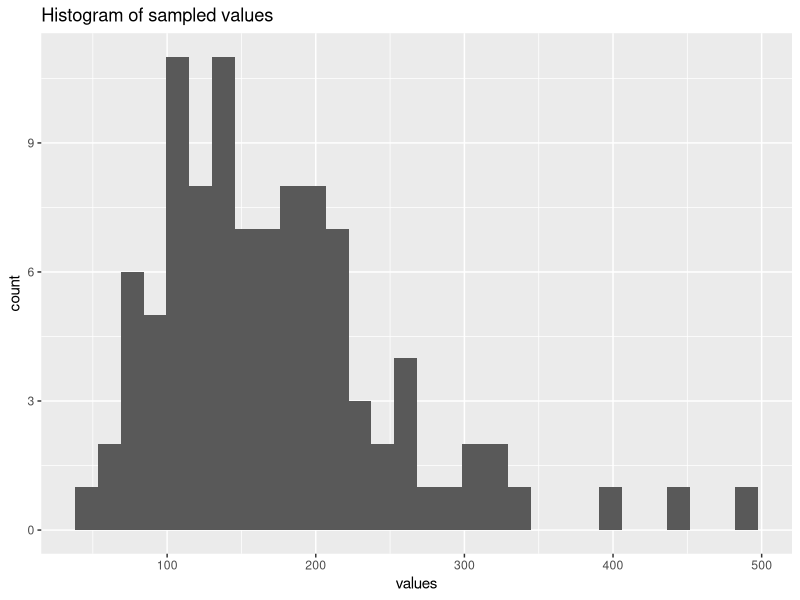
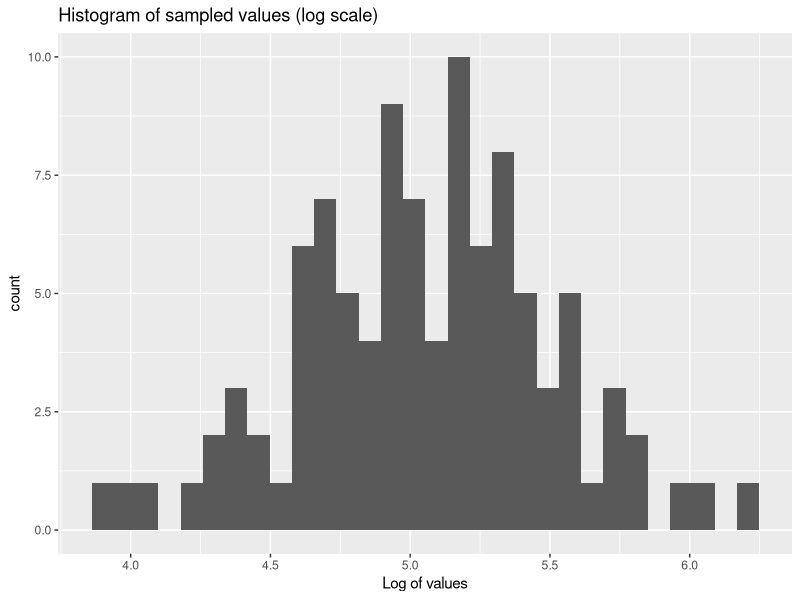
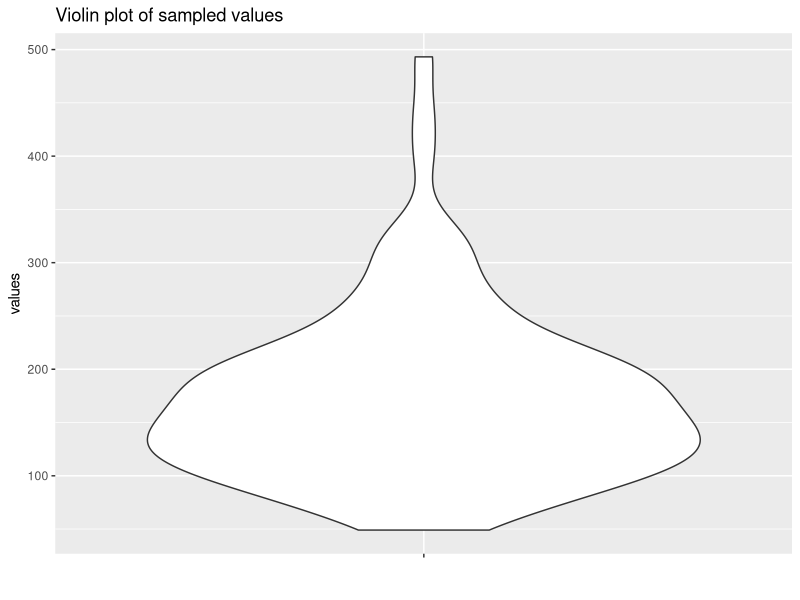
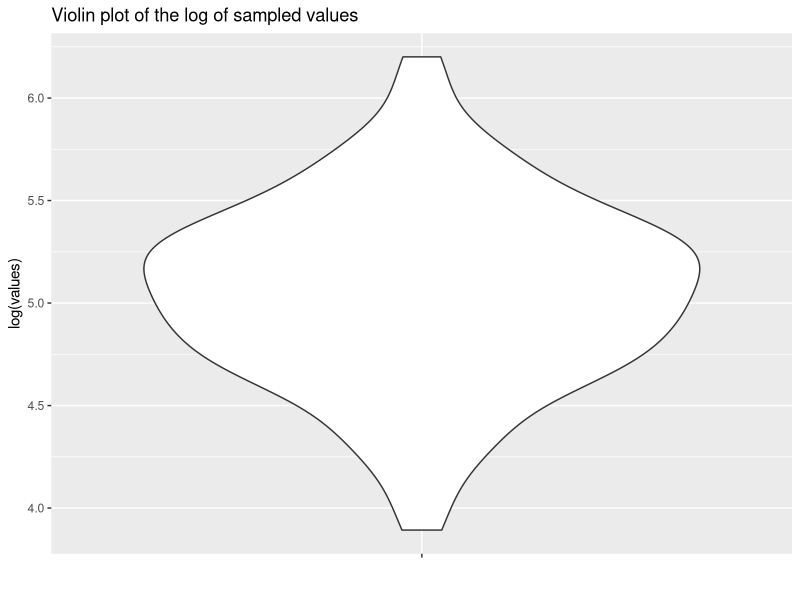

Recreate these plots in R, in order.
## ---- chunk 1
set.seed(1) 

mu <- 5.
sigma <- 0.5

vec <- rlnorm(100, meanlog = mu, sdlog = sigma)
## ---- chunk 2
library(ggplot2)

# convert to data frame
data <- data.frame(values = vec)

# linear scale
p1 <- ggplot(data, aes(x = values)) + geom_histogram(bins = 30) 
p1 + ggtitle("Histogram of sampled values")

# log scale
p2 <- ggplot(data, aes(x = log(values))) + geom_histogram(bins = 30)
p2 + ggtitle("Histogram of sampled values (log scale)") + xlab("Log of values") 

## ---- chunk 3

# linear scale
p1 <- ggplot(data, aes(x = "", y = values)) + geom_violin() 
p1 + xlab("") + ggtitle("Violin plot of sampled values")

# log scale
p2 <- ggplot(data, aes(x = "", y = log(values))) + geom_violin() 
p2 + xlab("") + ggtitle("Violin plot of the log of sampled values")

